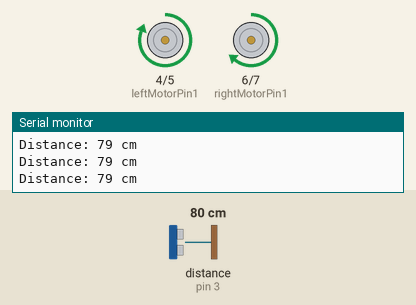
The sketch below on a simulated Arduino Uno, built with avr-gcc and run on an emulated ATmega328P. Shown: motor-driver pin pairs drawn as motors (green arrow = first pin HIGH = forward, orange = second pin HIGH = backward, longer = more drive), the last lines printed to the serial monitor. Wiring (inferred from the names in the program): ultrasonic range finder: trigger pin 2; echo pin 3. Inputs (shaded band) come from the test bench; at power-on: distance to the obstacle (sensor on pin 3) 80 cm. The echo pulse lasts 58.3 µs per cm.

Above: at 1.2 s.
1.3 s: distance to the obstacle (sensor on pin 3) set to 24 cm
2.8 s: distance to the obstacle (sensor on pin 3) set to 20 cm
At 3.2 s:
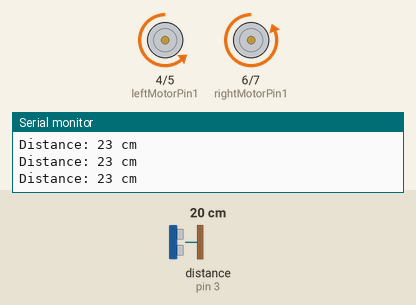
5.8 s: distance to the obstacle (sensor on pin 3) set to 120 cm
At 6.9 s:
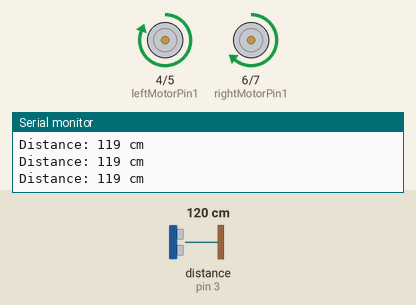
7.3 s: distance to the obstacle (sensor on pin 3) set to 2 cm
At 8.2 s:
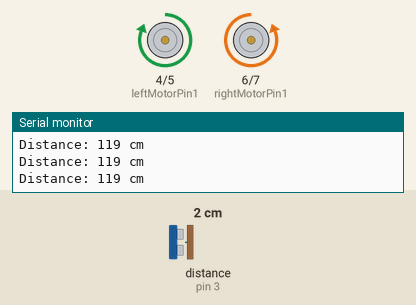
Timing chart, 0 to 11.3 s (numbered marks = the images above; inputs shaded):
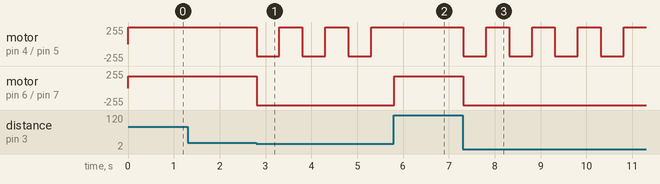

Measured:
- the behaviour switches between 22 and 21 cm on distance to the obstacle (sensor on pin 3) (found by bisection; images 0 and 1)
- after the input at 2.8 s, motor on pin 4 (leftMotorPin1) / pin 5 (leftMotorPin2): alternates forward 255/255 for 0.50 s and backward 180/255 for 0.50 s, starting at once; motor on pin 6 (rightMotorPin1) / pin 7 (rightMotorPin2): forward 180/255 → backward 255/255 at once
- after the input at 5.8 s, motor on pin 4 (leftMotorPin1) / pin 5 (leftMotorPin2): stays forward 255/255 (without the input it goes to backward 180/255 after 0.01 s); motor on pin 6 (rightMotorPin1) / pin 7 (rightMotorPin2): backward 255/255 → forward 180/255 at once
- after the input at 7.3 s, motor on pin 4 (leftMotorPin1) / pin 5 (leftMotorPin2): alternates forward 255/255 for 0.50 s and backward 180/255 for 0.50 s, starting at once; motor on pin 6 (rightMotorPin1) / pin 7 (rightMotorPin2): forward 180/255 → backward 255/255 at once

The sketch:

001.ino
```cpp
// Ultrasonic sensor pins
const int trigPin = 2;
const int echoPin = 3;

// Motor control pins
const int leftMotorPin1 = 4;
const int leftMotorPin2 = 5;
const int rightMotorPin1 = 6;
const int rightMotorPin2 = 7;

// Distance threshold for obstacle detection (in centimeters)
const int obstacleThreshold = 20;

// Motor speed variables
const int baseSpeed = 180; // Adjust this value to control the overall speed
int leftMotorSpeed = baseSpeed;
int rightMotorSpeed = baseSpeed;

void setup() {
  // Initialize ultrasonic sensor pins
  pinMode(trigPin, OUTPUT);
  pinMode(echoPin, INPUT);

  // Initialize motor control pins
  pinMode(leftMotorPin1, OUTPUT);
  pinMode(leftMotorPin2, OUTPUT);
  pinMode(rightMotorPin1, OUTPUT);
  pinMode(rightMotorPin2, OUTPUT);

  // Set initial motor direction (forward)
  digitalWrite(leftMotorPin1, HIGH);
  digitalWrite(leftMotorPin2, LOW);
  digitalWrite(rightMotorPin1, HIGH);
  digitalWrite(rightMotorPin2, LOW);

  // Start serial communication
  Serial.begin(9600);
}

void loop() {
  // Perform obstacle detection
  long duration, distance;
  digitalWrite(trigPin, LOW);
  delayMicroseconds(2);
  digitalWrite(trigPin, HIGH);
  delayMicroseconds(10);
  digitalWrite(trigPin, LOW);
  duration = pulseIn(echoPin, HIGH);
  distance = (duration / 2) / 29.1;

  // Check if obstacle is detected
  if (distance <= obstacleThreshold) {
    // Obstacle detected, avoid it
    avoidObstacle();
  } else {
    // No obstacle detected, move forward
    moveForward();
  }

  // Print the distance to the obstacle
  Serial.print("Distance: ");
  Serial.print(distance);
  Serial.println(" cm");
}

void moveForward() {
  // Set motor speeds to move forward
  analogWrite(leftMotorPin1, leftMotorSpeed);
  analogWrite(leftMotorPin2, LOW);
  analogWrite(rightMotorPin1, rightMotorSpeed);
  analogWrite(rightMotorPin2, LOW);
}

void avoidObstacle() {
  // Stop the robot
  analogWrite(leftMotorPin1, 0);
  analogWrite(leftMotorPin2, 0);
  analogWrite(rightMotorPin1, 0);
  analogWrite(rightMotorPin2, 0);

  // Reverse for a short duration
  analogWrite(leftMotorPin1, 0);
  analogWrite(leftMotorPin2, baseSpeed);
  analogWrite(rightMotorPin1, 0);
  analogWrite(rightMotorPin2, baseSpeed);
  delay(500);

  // Turn right for a short duration
  analogWrite(leftMotorPin1, leftMotorSpeed);
  analogWrite(leftMotorPin2, LOW);
  analogWrite(rightMotorPin1, 0);
  analogWrite(rightMotorPin2, baseSpeed);
  delay(500);

  // Resume moving forward
  moveForward();
}
```
